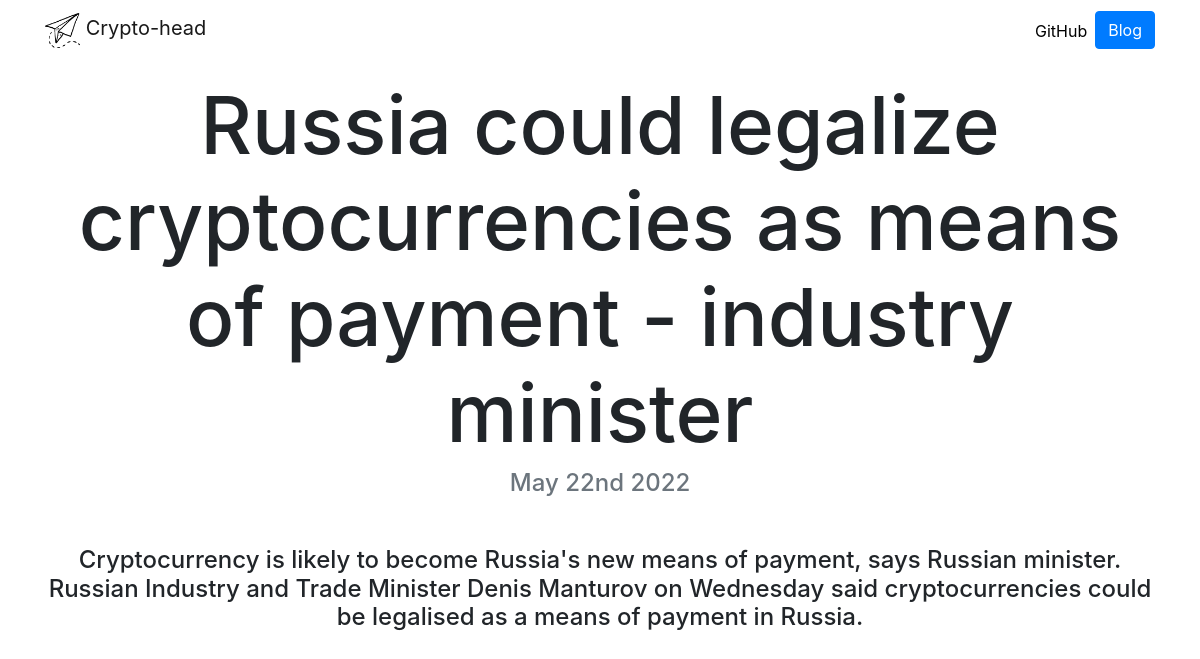
Page /blog/1/ on the committed database.
### blog/models.py (models this page shows, shortened)
class Blog(models.Model):
        title = models.CharField(max_length = 200)
        description = models.TextField()
        date = models.DateField()

### blog/views.py (the view)
# urls.py: path('<int:blog_id>/', views.detail, name = 'detail'),
def detail(request,blog_id):
    blog = get_object_or_404(Blog, pk = blog_id)
    return render(request, 'blog/detail.html', {'blog':blog})

### blog/templates/blog/detail.html
{% extends "about_crypto/base.html" %}
{% load static %}
{% block content %}
<h1 class="text-center mt-3" id="blogdetailtitle">{{ blog.title }}</h1>
<h4 class="text-center text-muted mb-5">{{ blog.date|date:'F jS Y' }}</h4>
<h4 class='text-center mt-3' >{{ blog.description|safe }}</h4>
{% endblock %}

### about_crypto/static/about_crypto/custom.css (style rules this page uses)
@media (min-width: 992px) { #blogdetailtitle { font-size: 5rem; } }

### rows in the picture
Blog: title "Russia could legalize cryptocurrencies as means of payment - industry minister", date "May 22nd 2022", description "Cryptocurrency is likely to become Russia's new means of payment, says Russian minister. Russian Industry and Trade Minister Denis Manturov on Wednesday said cryptocurrencies could be legalised as a means of payment in Russia."
